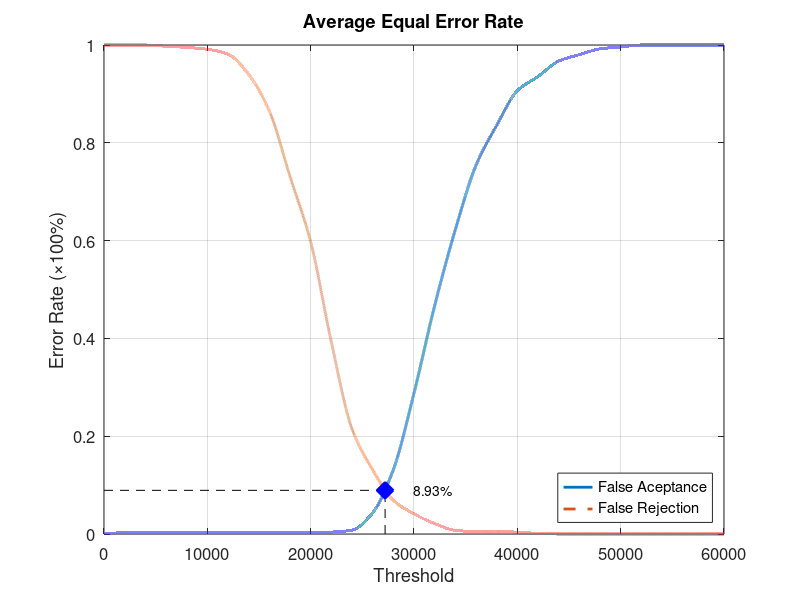
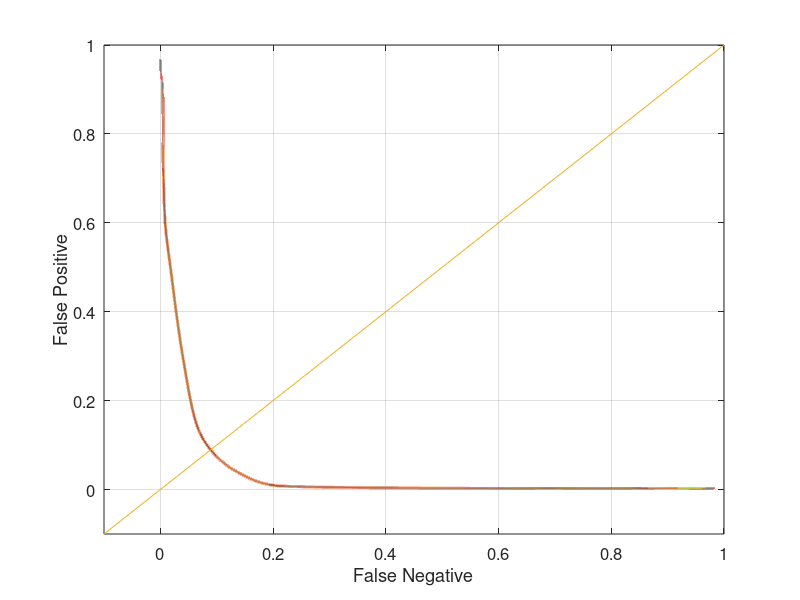

MATLAB code to generate these figures, in order:
function yEER = Experiment5Average
close all;
clear;
clc;
x = 0:2000:60000;
xq = 0:0.5:60000;

y0 = [0 0.00263158 0.00263158 0.00263158 0.00263158 0.00263158 0.00263158 0.00263158 0.00263158 0.00263158 0.00263158 0.00394737 0.00789474 0.0434211 0.131579 0.288158 0.467105 0.622368 0.753947 0.835526 0.906579 0.935526 0.967105 0.980263 0.992105 0.996053 1 1 1 1 1];
yy0 = interp1(x, y0, xq, 'pchip');
y1 = [1 1 1 0.9975 0.995 0.99125 0.98125 0.94 0.865 0.73125 0.5975 0.3925 0.215 0.13125 0.06875 0.04125 0.02125 0.0075 0.005 0.005 0.00375 0.00125 0 0 0 0 0 0 0 0 0];
yy1 = interp1(x, y1, xq, 'pchip');

% Calculating EER: 
y2 = abs(y0 - y1);
find(y2 == min(y2))
yy2 = abs(yy0 - yy1);
xEER = find(yy2 == min(yy2));
xEERIndex = xq(xEER) % X-axis EER
yEER = yy0(xEER) % Y-axis EER

main = figure
plot(xq, yy0,'-','LineWidth', 2);	hold on
plot(xq, yy1,'--','LineWidth', 2);	hold on
plot([xEERIndex xEERIndex], [0 yEER], 'k--');	hold on
plot([0 xEERIndex], [yEER yEER], 'k--');	hold on
plot(xEERIndex, yEER, 'bx', 'LineWidth', 10);	hold on
text(xEERIndex + 10 * xEERIndex / 100, yEER, [num2str(round((10000 * yEER)) / 100) '%'])
legend('False Aceptance', 'False Rejection', 'Location', 'SouthEast')
xlabel('Threshold')
ylabel('Error Rate (\times100%)')
title('Average Equal Error Rate')
set(gca, 'FontSize', 12)
axis([0 60000 0 1])
grid on

print(main, 'Experiment5AverageMain', '-dpng');
FNRxFPR = figure('Color', [1 1 1]);
plot(yy1, yy0, '-', yy1, yy0, 'LineWidth', 2);
hold on
y = -0.1:0.1:1
plot(y, y); 
set(gca, 'FontSize', 12)
xlabel('False Negative')
ylabel('False Positive')
axis([-0.1 1 -0.1 1])
set(gca, 'FontSize', 12)
grid on

print(FNRxFPR, 'Experiment5AverageFNRxFPR','-dpng');
end
